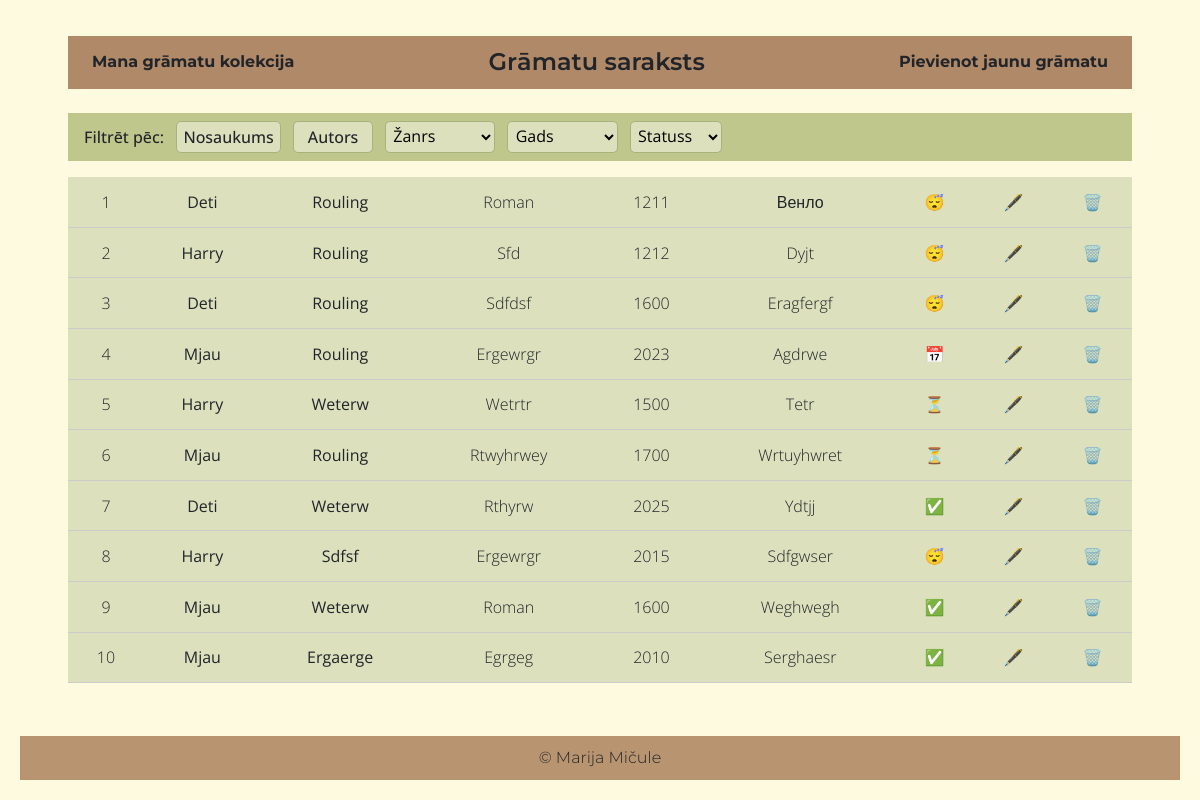
/saraksts, run on an earlier commit of the app's database.
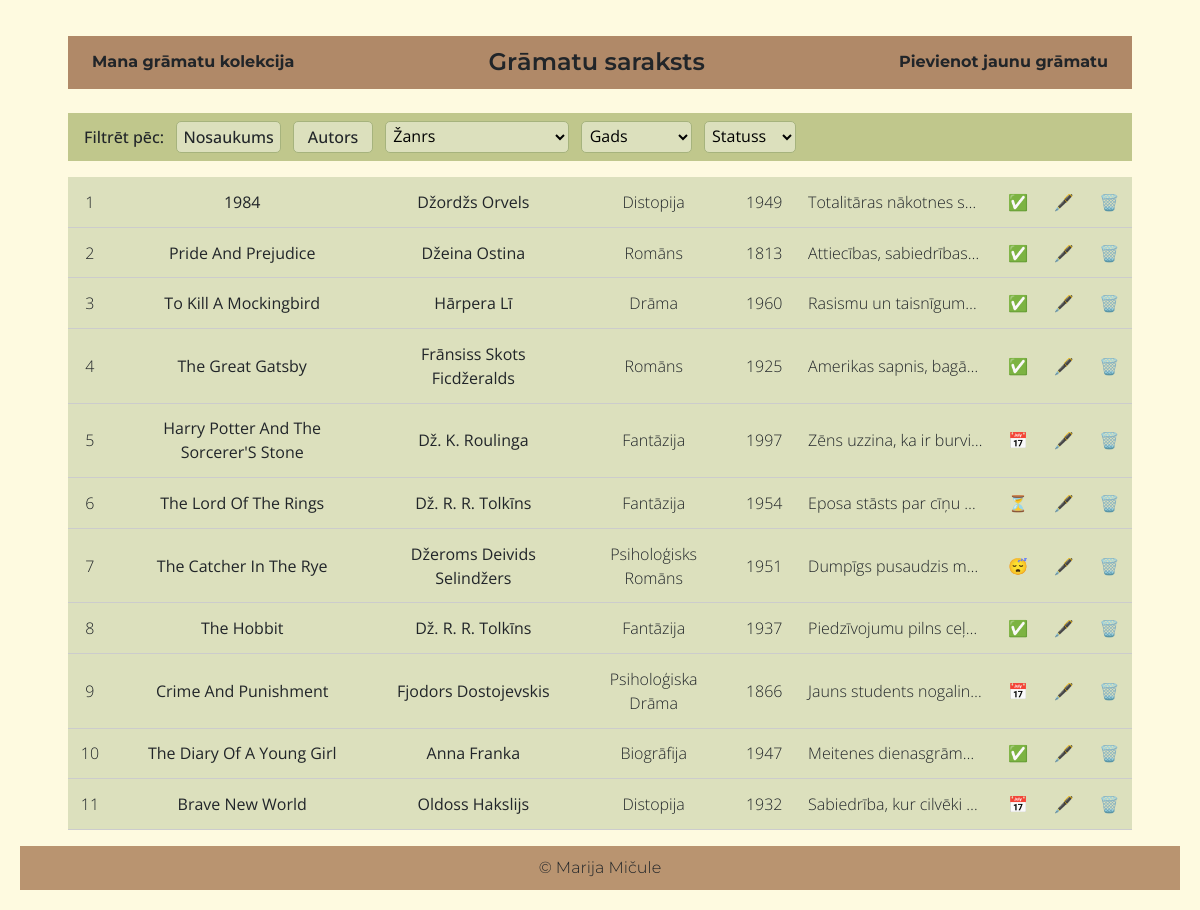
And on a later commit of the database.
### tables this page shows
CREATE TABLE gramatas (
    id INTEGER PRIMARY KEY AUTOINCREMENT,
    nosaukums TEXT NOT NULL,
    gads TEXT NOT NULL,
    autors TEXT NOT NULL,
    zanrs TEXT NOT NULL,
    isuma TEXT NOT NULL,
    statuss TEXT
);

### app.py (the view)
@app.route("/saraksts")
def saraksts():
    sort_by = request.args.get("sort", default="id")
    order = request.args.get("order", default="asc")
    zanrs = request.args.get("zanrs")
    gads_range = request.args.get("gads")
    statuss = request.args.get("statuss")
    query = "SELECT * FROM gramatas WHERE 1=1"
    params = []
    if zanrs:
        query += " AND zanrs = ?"
        params.append(zanrs)
    if gads_range:
        start = int(gads_range)
        end = start + 4
        query += " AND gads BETWEEN ? AND ?"
        params += [str(start), str(end)]
    if statuss:
        query += " AND statuss = ?"
        params.append(statuss)
    valid_sorts = ["nosaukums", "autors", "zanrs", "gads", "statuss"]
    if sort_by not in valid_sorts:
        sort_by = "id"
    if order not in ["asc", "desc"]:  #pā un pret numerāciju/alfabetu
        order = "asc"
    query += f" ORDER BY {sort_by} {order}"
    conn = sqlite3.connect(DB_PATH)
    conn.row_factory = sqlite3.Row  #piekļuve pie kolonnas nosaukuma
    cur = conn.cursor()
    cur.execute(query, params)  #vaicajums ar nosacijumiem
    gramatas = cur.fetchall()  #iegūst grāmatas
    cur.execute("SELECT DISTINCT zanrs FROM gramatas")
    visi_zanri = [row[0] for row in cur.fetchall()]
    cur.execute("SELECT DISTINCT gads FROM gramatas ORDER BY gads ASC")
    gadi = sorted(set(int(r[0]) for r in cur.fetchall() if r[0].isdigit()))
    grupeti_gadi = sorted(set(gadi[i] - gadi[i] % 5 for i in range(len(gadi))))
    conn.close()
    return render_template("lpp2saraksts.html",
                           gramatas=gramatas,
                           visi_zanri=visi_zanri,
                           grupeti_gadi=grupeti_gadi,
                           active_filters={
                               "sort": sort_by,
                               "order": order,
                               "zanrs": zanrs,
                               "gads": gads_range,
                               "statuss": statuss
                           })

### templates/lpp2saraksts.html (shortened to what this page needs)
{% extends "layout.html" %}
{% block body %}
<div class="form-wrapper">
  <div class="top-bar">
    <a href="{{ url_for('sakums') }}" class="montserrat-h">Mana grāmatu kolekcija</a>
    <h1 class="montserrat-H">Grāmatu saraksts</h1>
    <a href="{{ url_for('pievienot') }}" class="montserrat-h">Pievienot jaunu grāmatu</a>
  </div>
  <div class="filter-bar">
    <span class="open-sans-S">Filtrēt pēc:</span>
    <span class="filter-link">
      <a href="{{ url_for('saraksts', sort='nosaukums', order='desc' if active_filters.sort == 'nosaukums' and active_filters.order == 'asc' else 'asc') }}" class="open-sans-S">
        Nosaukums
      </a>
    </span>
    <span class="filter-link">
      <a href="{{ url_for('saraksts', sort='autors', order='desc' if active_filters.sort == 'autors' and active_filters.order == 'asc' else 'asc') }}" class="open-sans-S">
        Autors
      </a>
    </span>
    <form method="get" style="display:inline;">
      <select name="zanrs" onchange="this.form.submit()">
        <option value="">Žanrs</option>
      </select>
    </form>
    <form method="get" style="display:inline;">
      <select name="gads" onchange="this.form.submit()">
        <option value="">Gads</option>
      </select>
    </form>
    <form method="get" style="display:inline;">
      <select name="statuss" onchange="this.form.submit()">
        <option value="">Statuss</option>
      </select>
    </form>
  </div>
  <table class="book-table">
    <tbody>
      {% for gr in gramatas %}
      <tr class="open-sans-P">
        <td>{{ loop.index }}</td>
        <td class="open-sans-B">{{ gr.nosaukums }}</td>
        <td class="open-sans-B">{{ gr.autors }}</td>
        <td>{{ gr.zanrs }}</td>
        <td>{{ gr.gads }}</td>
        <td class="truncate" title="{{ gr.isuma }}">{{ gr.isuma }}</td>
        <td>
          {% if gr.statuss == 'Izlasīts' %}
            ✅
          {% elif gr.statuss == 'Lasu' %}
            ⏳
          {% elif gr.statuss == 'Pamests' %}
            😴
          {% elif gr.statuss == 'Plānā' %}
            📅
          {% endif %}
        </td>
        <td><a href="{{ url_for('rediget', id=gr.id) }}">🖋️</a></td>
        <td><a href="{{ url_for('dzest', id=gr.id) }}" onclick="return confirm('Vai tiešām dzēst šo grāmatu?')">🗑️</a></td>
      </tr>
      {% endfor %}
    </tbody>
  </table>
</div>
{% endblock %}

### templates/layout.html (shortened to what this page needs)
<!DOCTYPE html>
<html>
<head>
  <link href="https://cdn.jsdelivr.net/npm/bootstrap@5.3.3/dist/css/bootstrap.min.css" rel="stylesheet">
  <link href="{{ url_for('static', filename='style.css') }}" rel="stylesheet">
</head>
<body>
  <div class="page-container">
    {% block body %} {% endblock %}
  </div>
 <footer class="footer montserrat-h">© {{ gads }} Marija Mičule</footer>
</body>
</html>

### static/style.css (style rules this page uses)
:root { --main-bg-color: #fefae0; --header-footer-color: #b99470; --block-bg-color: #a6b37d; --button-bg-color: #c0c78c; --label-bg: #c9cba3; --text-color: #333333; --filter-bg: #dce0bd; --accent: #b08968; }
body { background-color: var(--main-bg-color); margin: 0; padding: 20px; font-family: "Open Sans", sans-serif; display: flex; flex-direction: column; min-height: 100vh; }
a { text-decoration: none; color: inherit; }
.montserrat-H { font-family: "Montserrat", sans-serif; font-weight: 600; }
.montserrat-h { font-family: "Montserrat", sans-serif; font-weight: 300; }
.open-sans-P { font-family: "Open Sans", sans-serif; font-weight: 300; }
.open-sans-S { font-family: "Open Sans", sans-serif; font-weight: 500; }
.open-sans-B { font-family: "Open Sans", sans-serif; font-weight: 400; }
.page-container { display: flex; flex-direction: column; min-height: 85vh; }
.header, .footer { background-color: var(--header-footer-color); text-align: center; padding: 20px; }
.footer { margin-top: auto; padding: 10px; }
.form-wrapper { background-color: var(--main-bg-color); padding: 2vh 4vw; flex-grow: 1; }
.top-bar { display: flex; justify-content: space-between; align-items: center; background-color: var(--accent); padding: 1.5vh 2vw; margin-bottom: 3vh; }
.top-bar h1 { margin: 0; font-size: 2vw; text-align: center; flex: 1; }
.top-bar a { font-weight: bold; white-space: nowrap; }
form { display: flex; flex-direction: column; gap: 2vh; }
.filter-bar { display: flex; flex-wrap: wrap; gap: 1vw; background-color: var(--button-bg-color); padding: 0.5em 1em; margin-bottom: 1em; align-items: center; font-weight: bold; }
.filter-bar select { padding: 0.2em; border-radius: 5px; border: 1px solid var(--block-bg-color); background-color: var(--filter-bg); }
.filter-link a { display: inline-block; padding: 0.2em 0.4em; border: 1px solid var(--block-bg-color); background-color: var(--filter-bg); border-radius: 5px; min-width: 80px; text-align: center; }
.book-table { width: 100%; border-collapse: collapse; }
.book-table td { padding: 0.8em; border-bottom: 1px solid #ccc; background-color: var(--filter-bg); text-align: center; }
.truncate { max-width: 200px; overflow: hidden; text-overflow: ellipsis; white-space: nowrap; }

What changed in the data, as far as the page shows it:
removed gramatas: nosaukums "Deti", autors "Rouling", zanrs "Roman", gads "1211", isuma "Венло"
removed gramatas: nosaukums "Harry", autors "Rouling", zanrs "Sfd", gads "1212", isuma "Dyjt"
removed gramatas: nosaukums "Deti", autors "Rouling", zanrs "Sdfdsf", gads "1600", isuma "Eragfergf"
removed gramatas: nosaukums "Mjau", autors "Rouling", zanrs "Ergewrgr", gads "2023", isuma "Agdrwe"
removed gramatas: nosaukums "Harry", autors "Weterw", zanrs "Wetrtr", gads "1500", isuma "Tetr"
removed gramatas: nosaukums "Mjau", autors "Rouling", zanrs "Rtwyhrwey", gads "1700", isuma "Wrtuyhwret"
removed gramatas: nosaukums "Deti", autors "Weterw", zanrs "Rthyrw", gads "2025", isuma "Ydtjj"
removed gramatas: nosaukums "Harry", autors "Sdfsf", zanrs "Ergewrgr", gads "2015", isuma "Sdfgwser"
removed gramatas: nosaukums "Mjau", autors "Weterw", zanrs "Roman", gads "1600", isuma "Weghwegh"
removed gramatas: nosaukums "Mjau", autors "Ergaerge", zanrs "Egrgeg", gads "2010", isuma "Serghaesr"
added gramatas: nosaukums "1984", autors "Džordžs Orvels", zanrs "Distopija", gads "1949", isuma "Totalitāras nākotnes s…"
added gramatas: nosaukums "Pride And Prejudice", autors "Džeina Ostina", zanrs "Romāns", gads "1813", isuma "Attiecības, sabiedrības…"
added gramatas: nosaukums "To Kill A Mockingbird", autors "Hārpera Lī", zanrs "Drāma", gads "1960", isuma "Rasismu un taisnīgum…"
added gramatas: nosaukums "The Great Gatsby", autors "Frānsiss Skots Ficdžeralds", zanrs "Romāns", gads "1925", isuma "Amerikas sapnis, bagā…"
added gramatas: nosaukums "Harry Potter And The Sorcerer'S Stone", autors "Dž. K. Roulinga", zanrs "Fantāzija", gads "1997", isuma "Zēns uzzina, ka ir burvi…"
added gramatas: nosaukums "The Lord Of The Rings", autors "Dž. R. R. Tolkīns", zanrs "Fantāzija", gads "1954", isuma "Eposa stāsts par cīņu…"
added gramatas: nosaukums "The Catcher In The Rye", autors "Džeroms Deivids Selindžers", zanrs "Psiholoģisks Romāns", gads "1951", isuma "Dumpīgs pusaudzis m…"
added gramatas: nosaukums "The Hobbit", autors "Dž. R. R. Tolkīns", zanrs "Fantāzija", gads "1937", isuma "Piedzīvojumu pilns ceļ…"
added gramatas: nosaukums "Crime And Punishment", autors "Fjodors Dostojevskis", zanrs "Psiholoģiska Drāma", gads "1866", isuma "Jauns students nogalin…"
added gramatas: nosaukums "The Diary Of A Young Girl", autors "Anna Franka", zanrs "Biogrāfija", gads "1947", isuma "Meitenes dienasgrām…"
added gramatas: nosaukums "Brave New World", autors "Oldoss Hakslijs", zanrs "Distopija", gads "1932", isuma "Sabiedrība, kur cilvēki…"
